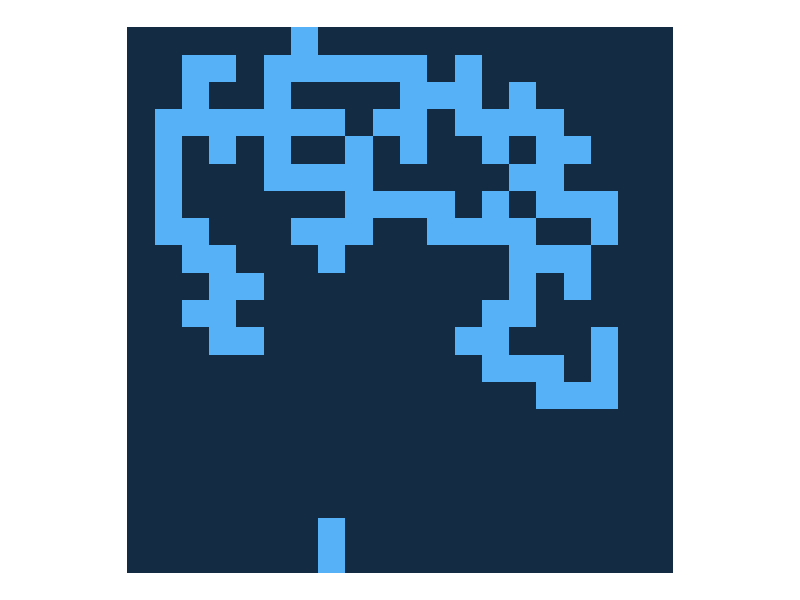
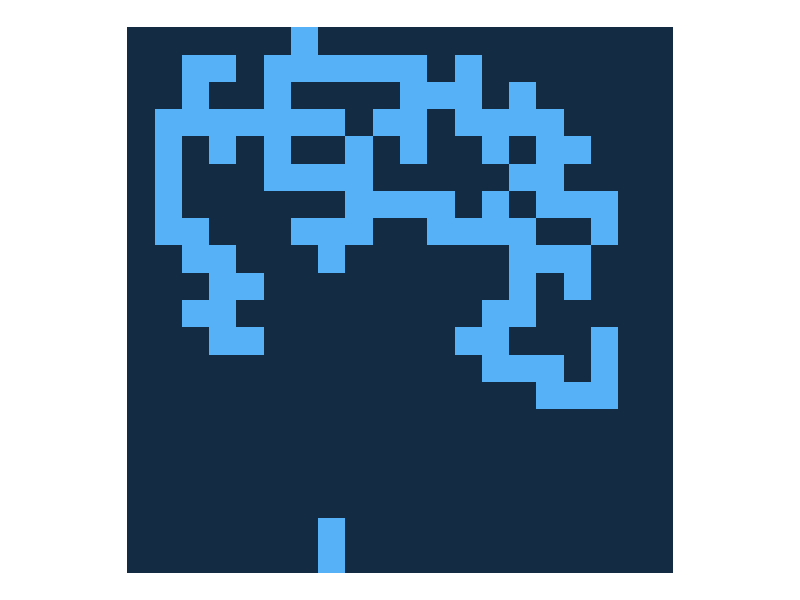
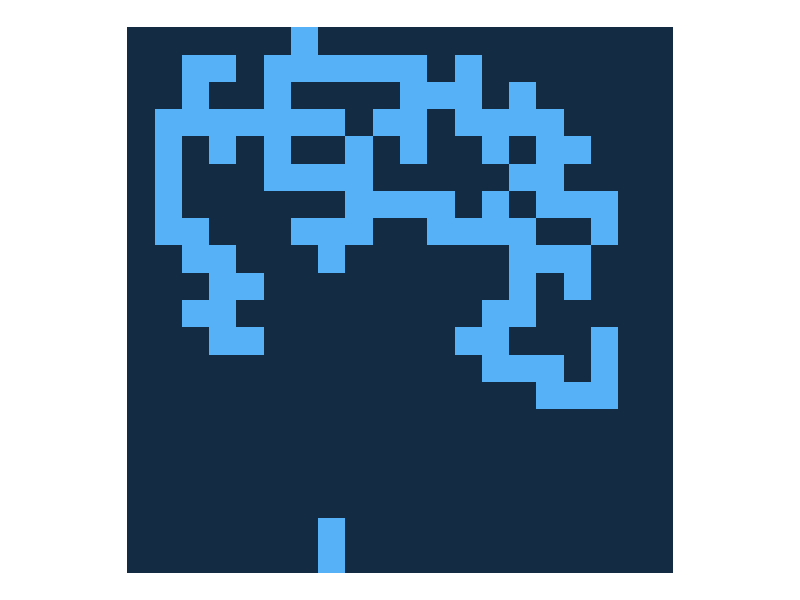

Write the R code that produced these figures, in order.
#This scripts performs really well on multiple size of mazes
#It has improved performance, but some minor problems are still present


library(ggplot2)
library(reshape)

StepSize=function(Row, Col, Step){
  N=Row-Step
  S=Row+Step
  W=Col-Step
  E=Col+Step
  
  return(list('N'=N, 'S'=S, 'W'=W, 'E'=E))
}

RandomStep=function(Row, Col, DF, Direction=NULL){
  NSWE=StepSize(Row=Row, Col=Col, Step=1)
  
  #Prevent falling from table and illegal positions
  #print(NSWE)
  if(NSWE$N<=0 | NSWE$S<=0 | NSWE$W<=0 | NSWE$E<=0 | NSWE$N>ncol(DF) | NSWE$E>nrow(DF) | NSWE$S>ncol(DF) | NSWE$W>nrow(DF)){
    #print('Negative or out of border')
    return(list(DF, c(Row,Col)))
  }
  
  Pos=c(DF[NSWE$N,Col], DF[NSWE$S,Col], DF[Row,NSWE$W], DF[Row,NSWE$E])
  #print(Pos)
  
  #Random move or selected
  if(is.null(Direction)){
    Step=sample(x=c('N','S','W','E'), size=1)
  }else{
    Step=Direction
  }
  #print(paste0("Moving ", Step))
  
  #Step
  StepAndPos=MovingRules(CurrentStep=Step, DF=DF, Row=Row, Col=Col, 
                         N=NSWE$N, S=NSWE$S, W=NSWE$W, E=NSWE$E)
  
  return(list(StepAndPos[[1]], StepAndPos[[2]]))
}


MovingRules=function(CurrentStep, DF, Row, Col, N, S, W, E){
  if(CurrentStep=='S' && S+1 <= nrow(DF) && DF[S+1,Col]==0 && DF[S,Col]==0 && 
     DF[Row+1,W]==0 && DF[Row+1,E]==0){
    DF[S,Col]=1
    return(list(DF, c(S,Col)))
  }else if(CurrentStep=='N' && N-1 > 0 && DF[N,Col]==0 && DF[N-1,Col]==0 && 
           DF[Row-1,W]==0 && DF[Row-1,E]==0){
    DF[N,Col]=1
    return(list(DF, c(N,Col)))
  }else if(CurrentStep=='E' && E+1 <= ncol(DF) && DF[N,Col+1]==0 && DF[S,Col+1]==0 && 
           DF[Row,E]==0 && DF[Row,E+1]==0){
    DF[Row,E]=1
    return(list(DF, c(Row,E))) 
  }else if(CurrentStep=='W' && W-1 > 0 && DF[N,Col-1]==0 && DF[S,Col-1]==0 && 
           DF[Row,W]==0 && DF[Row,W-1]==0){
    DF[Row,W]=1
    return(list(DF, c(Row,W))) 
  }else if(CurrentStep=='S' && DF[S,Col]==1){
    return(list(DF, c(S,Col)))
  }else if(CurrentStep=='N' && DF[N,Col]==1){
    return(list(DF, c(N,Col)))
  }else if(CurrentStep=='E' && DF[Row,E]==1){
    return(list(DF, c(Row,E)))
  }else if(CurrentStep=='W' && DF[Row,W]==1){
    return(list(DF, c(Row,W)))
  }else{
    return(list(DF, c(Row,Col)))
  }
}

MazeSize=20
FilledPercent=20
{
  OneProportion=0
  i=0
  while(OneProportion<FilledPercent){
    i=i+1
    if(i==1){
      #Create Maze
      Maze=matrix(data=0, nrow=MazeSize, ncol=MazeSize)
      
      #Create entrance
      InCol=rbinom(n=1, size=floor(ncol(Maze)/2), prob=0.6)
      Maze[1,InCol]=1
      Maze[2,InCol]=1
      LastPos=c(2,InCol)
    }
    
    RandomRes=RandomStep(Row=LastPos[1], Col=LastPos[2], DF=Maze)
    Maze=RandomRes[[1]]
    LastPos=RandomRes[[2]]
    
    #Start again
    if(i%%100==0){
      MeltedMaze=melt(Maze)
      
      #Check proportion -- it usually never surpasses 50%
      OneProportion=floor(sum(MeltedMaze$value)*100/nrow(MeltedMaze))
      if(OneProportion>=FilledPercent){
        #If stopping early, create exit
        ExitCol=rbinom(n=1, size=floor(ncol(Maze)/2), prob=0.75)
        Maze[nrow(Maze),ExitCol]=1
        Maze[(nrow(Maze)-1),ExitCol]=1
        
        print(paste0(FilledPercent,"% proportion reached at iteration ", i))
      }
      LastRandom=MeltedMaze[sample(x=which(MeltedMaze$value==1), size=1,
                                   prob=rep(100/length(which(MeltedMaze$value==1)), length(which(MeltedMaze$value==1)))),]
      LastPos=c(LastRandom$X1, LastRandom$X2)
    }
  }
}

MeltedMaze=melt(Maze)
MazePlot=ggplot(data=MeltedMaze, aes(x=X2, y=X1, fill=value)) + geom_tile(show.legend=FALSE) +  scale_y_reverse() +
  theme_void() + coord_fixed()
MazePlot
#dev.new(width=5, height=5, noRStudioGD=TRUE)
#png(filename="tempMaze.png", width=5, height=5)
windows()
print(MazePlot)
print(MazePlot)
#image(x=t(Maze), col=c("black","white"), xaxt="n", yaxt="n")
WaitUser=readLines(con="stdin", 1)
dev.off()
print(WaitUser)
